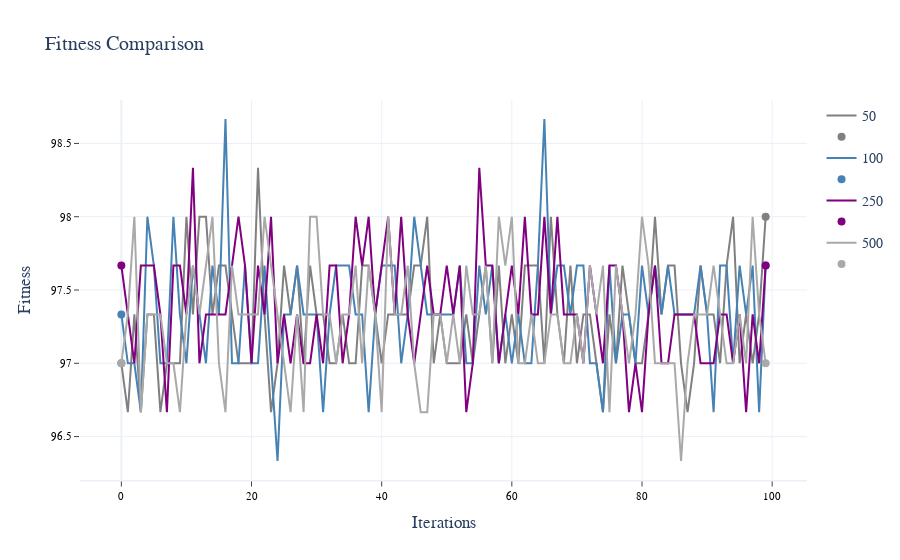
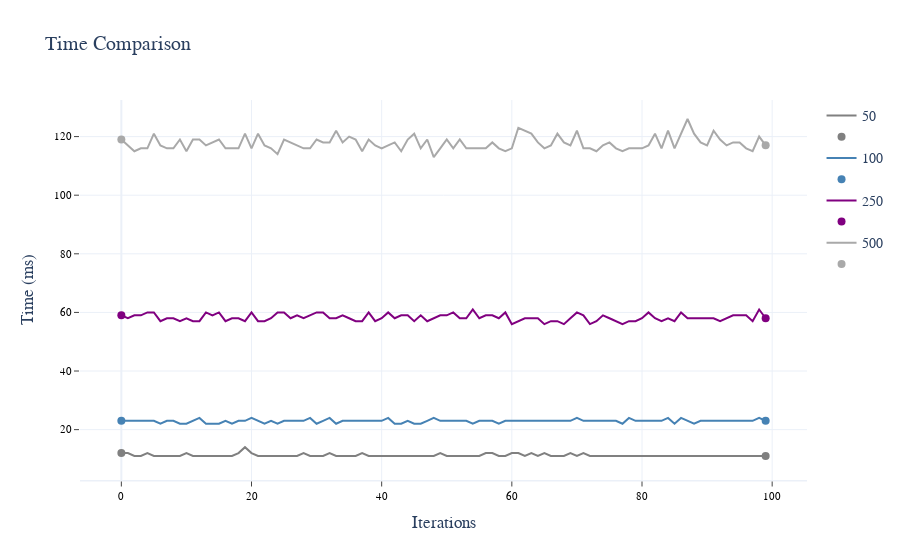

Notebook cell for these charts, in order:
### Markdown cell above
### __1.5 Generations__

### Code cell
# seed for reproducibility
np.random.seed(0)

generations = [50, 100, 250, 500]

# Setting previous best parameter as new default value
params.update(replace_param)

# Print current parameters to use in best_operators_search
print('\033[1mParameters for GA:\033[0m', end='\n\n')
print(params, end='\n\n')

param_list, df = best_operators_search('gen', generations, params)

# Displaying average results of the 100 iterations
print('\033[1mAverage results:', end='\n')
df['const'] = 'const'
df_avg = df.groupby('const').mean().reset_index(drop=True).round(3)
display(df_avg)

# Getting best parameter by fitness & time
best_param_fit = df_avg[[col for col in df_avg.columns if col.startswith('Fit_')]].idxmax(axis=1)[0].replace('Fit_', '')
best_param_time = df_avg[[col for col in df_avg.columns if col.startswith('Time_')]].idxmin(axis=1)[0].replace('Time_', '')
replace_param = {'gen': best_param_fit}
print(f'\nBest Fitness: \033[1m{best_param_fit}\033[0m\n\nBest Time: \033[1m{best_param_time}\033[0m', end='\n\n')

# Plotting results
plot_values(data = df, colors = color_palette[:len(generations)], layout=2, template='white', grid=True)

### Figure 1 — Plotly figure (JSON) as saved in the notebook; plotly's stock layout.template omitted (floating-point values rounded to 4 significant figures)
{"data": [{"line": {"color": "gray", "width": 2}, "name": "50", "type": "scatter", "x": [0, 1, 2, 3, 4, 5, 6, 7, 8, 9, 10, 11, 12, 13, 14, 15, 16, 17, 18, 19, 20, 21, 22, 23, 24, 25, 26, 27, 28, 29, 30, 31, 32, 33, 34, 35, 36, 37, 38, 39, 40, 41, 42, 43, 44, 45, 46, 47, 48, 49, 50, 51, 52, 53, 54, 55, 56, 57, 58, 59, 60, 61, 62, 63, 64, 65, 66, 67, 68, 69, 70, 71, 72, 73, 74, 75, 76, 77, 78, 79, 80, 81, 82, 83, 84, 85, 86, 87, 88, 89, 90, 91, 92, 93, 94, 95, 96, 97, 98, 99], "y": [97, 96.67, 97.33, 96.67, 97.33, 97.33, 96.67, 97, 97, 97, 98, 97.33, 98, 98, 97.33, 97.67, 97.67, 97.33, 97, 97, 97, 98.33, 97.33, 96.67, 97, 97.67, 97.33, 97.67, 97, 97.67, 97.33, 97.33, 97, 97, 97.33, 97, 97, 97.67, 97.67, 97.33, 97, 97.33, 97.33, 97.33, 97.33, 97.67, 97.67, 98, 97, 97.33, 97, 97, 97, 97.33, 97, 97.33, 97.67, 97, 97.67, 97, 97.33, 97, 97.67, 97.67, 97.67, 97, 98, 97.33, 97, 97.67, 97, 97.33, 97.33, 97, 96.67, 97.33, 97, 97.67, 97.33, 97, 97, 97.33, 98, 97.33, 97.67, 97.67, 97, 96.67, 97, 97.67, 97.33, 97.33, 97, 97.67, 98, 97, 97.33, 97, 97.33, 98]}, {"marker": {"color": "gray", "size": 8}, "mode": "markers", "name": "", "type": "scatter", "x": [0, 99], "y": [97, 98]}, {"line": {"color": "steelblue", "width": 2}, "name": "100", "type": "scatter", "x": [0, 1, 2, 3, 4, 5, 6, 7, 8, 9, 10, 11, 12, 13, 14, 15, 16, 17, 18, 19, 20, 21, 22, 23, 24, 25, 26, 27, 28, 29, 30, 31, 32, 33, 34, 35, 36, 37, 38, 39, 40, 41, 42, 43, 44, 45, 46, 47, 48, 49, 50, 51, 52, 53, 54, 55, 56, 57, 58, 59, 60, 61, 62, 63, 64, 65, 66, 67, 68, 69, 70, 71, 72, 73, 74, 75, 76, 77, 78, 79, 80, 81, 82, 83, 84, 85, 86, 87, 88, 89, 90, 91, 92, 93, 94, 95, 96, 97, 98, 99], "y": [97.33, 97, 97, 96.67, 98, 97.67, 97, 97, 98, 97.33, 97, 97.67, 97.33, 97, 97.67, 97.33, 98.67, 97, 97, 97.67, 97, 97, 97.67, 97, 96.33, 97.33, 97.33, 97.67, 97.33, 97.33, 97.33, 96.67, 97.33, 97.67, 97.67, 97.67, 97.33, 97.33, 96.67, 97.33, 97.67, 97.67, 97.67, 97, 97.33, 98, 97.67, 97.33, 97.33, 97.33, 97.33, 97.33, 97.67, 97, 97, 97.67, 97.33, 97.67, 97, 97.33, 97, 97.33, 97, 97, 97.67, 98.67, 97.33, 97.67, 97.67, 97.33, 97.67, 97.67, 97, 97, 96.67, 97.67, 97, 97.33, 97.33, 97, 97.67, 97.33, 97.67, 97.33, 97.67, 97.33, 97.33, 97.33, 97.33, 97.67, 97.33, 96.67, 97.67, 97.67, 97, 97.67, 97.33, 97.67, 96.67, 97.67]}, {"marker": {"color": "steelblue", "size": 8}, "mode": "markers", "name": "", "type": "scatter", "x": [0, 99], "y": [97.33, 97.67]}, {"line": {"color": "purple", "width": 2}, "name": "250", "type": "scatter", "x": [0, 1, 2, 3, 4, 5, 6, 7, 8, 9, 10, 11, 12, 13, 14, 15, 16, 17, 18, 19, 20, 21, 22, 23, 24, 25, 26, 27, 28, 29, 30, 31, 32, 33, 34, 35, 36, 37, 38, 39, 40, 41, 42, 43, 44, 45, 46, 47, 48, 49, 50, 51, 52, 53, 54, 55, 56, 57, 58, 59, 60, 61, 62, 63, 64, 65, 66, 67, 68, 69, 70, 71, 72, 73, 74, 75, 76, 77, 78, 79, 80, 81, 82, 83, 84, 85, 86, 87, 88, 89, 90, 91, 92, 93, 94, 95, 96, 97, 98, 99], "y": [97.67, 97.33, 97, 97.67, 97.67, 97.67, 97.33, 96.67, 97.67, 97.67, 97.33, 98.33, 97, 97.33, 97.33, 97.33, 97.33, 97.67, 98, 97.67, 97, 97.67, 97.33, 98, 97, 97.33, 97, 97.33, 97, 97, 97.33, 97, 97.67, 97.67, 97, 97.33, 98, 97.67, 98, 97.33, 97.67, 98, 97.33, 98, 97.33, 97, 97.33, 97.67, 97.33, 97.33, 97.67, 97.33, 97.67, 96.67, 97, 98.33, 97.67, 97.67, 97, 97.33, 97.67, 97.33, 98, 97.33, 97.33, 98, 97.33, 98, 97.33, 97.33, 97.33, 97, 97.67, 97.33, 97, 97.67, 97.67, 97.33, 96.67, 97, 96.67, 97.33, 97.67, 97, 97, 97.33, 97.33, 97.33, 97.33, 97, 97, 97, 97.33, 97.33, 97, 97.33, 96.67, 97.33, 97, 97.67]}, {"marker": {"color": "purple", "size": 8}, "mode": "markers", "name": "", "type": "scatter", "x": [0, 99], "y": [97.67, 97.67]}, {"line": {"color": "darkgray", "width": 2}, "name": "500", "type": "scatter", "x": [0, 1, 2, 3, 4, 5, 6, 7, 8, 9, 10, 11, 12, 13, 14, 15, 16, 17, 18, 19, 20, 21, 22, 23, 24, 25, 26, 27, 28, 29, 30, 31, 32, 33, 34, 35, 36, 37, 38, 39, 40, 41, 42, 43, 44, 45, 46, 47, 48, 49, 50, 51, 52, 53, 54, 55, 56, 57, 58, 59, 60, 61, 62, 63, 64, 65, 66, 67, 68, 69, 70, 71, 72, 73, 74, 75, 76, 77, 78, 79, 80, 81, 82, 83, 84, 85, 86, 87, 88, 89, 90, 91, 92, 93, 94, 95, 96, 97, 98, 99], "y": [97, 97.33, 98, 96.67, 97.33, 97.33, 97.33, 97, 97, 96.67, 97.33, 97.67, 97.33, 97.67, 98, 97, 96.67, 97.67, 97.33, 97.33, 97.33, 97.33, 98, 97.67, 97.33, 97, 96.67, 97.33, 96.67, 98, 98, 97.33, 97.33, 97, 97.33, 97.33, 97.67, 97, 97.67, 97.33, 96.67, 98, 97.33, 97.33, 97.67, 97, 96.67, 96.67, 97.33, 97.33, 97, 97.33, 97, 97.67, 97.33, 97.33, 97.67, 97, 98, 97.67, 98, 97, 97, 97.33, 97, 97, 97.33, 97.33, 97, 97, 97.33, 97, 97.67, 97.33, 97.67, 96.67, 97.67, 97.33, 97, 97.33, 98, 97.67, 97, 97, 97, 97, 96.33, 97, 97.33, 97.33, 97.33, 97.67, 97.33, 97, 97, 97.33, 97, 98, 97.33, 97]}, {"marker": {"color": "darkgray", "size": 8}, "mode": "markers", "name": "", "type": "scatter", "x": [0, 99], "y": [97, 97]}], "layout": {"font": {"family": "Verdana", "size": 14}, "title": {"text": "Fitness Comparison"}, "xaxis": {"linewidth": 1.5, "showgrid": true, "showline": true, "showticklabels": true, "tickfont": {"color": "#000000", "family": "Verdana", "size": 11}, "ticks": "outside", "title": {"text": "Iterations"}}, "yaxis": {"showgrid": true, "showline": false, "showticklabels": true, "tickfont": {"color": "#000000", "family": "Verdana", "size": 11}, "ticks": "outside", "title": {"text": "Fitness"}, "zeroline": false}}}

### Figure 2 — Plotly figure (JSON) as saved in the notebook; plotly's stock layout.template omitted (floating-point values rounded to 4 significant figures)
{"data": [{"line": {"color": "gray", "width": 2}, "name": "50", "type": "scatter", "x": [0, 1, 2, 3, 4, 5, 6, 7, 8, 9, 10, 11, 12, 13, 14, 15, 16, 17, 18, 19, 20, 21, 22, 23, 24, 25, 26, 27, 28, 29, 30, 31, 32, 33, 34, 35, 36, 37, 38, 39, 40, 41, 42, 43, 44, 45, 46, 47, 48, 49, 50, 51, 52, 53, 54, 55, 56, 57, 58, 59, 60, 61, 62, 63, 64, 65, 66, 67, 68, 69, 70, 71, 72, 73, 74, 75, 76, 77, 78, 79, 80, 81, 82, 83, 84, 85, 86, 87, 88, 89, 90, 91, 92, 93, 94, 95, 96, 97, 98, 99], "y": [12, 12, 11, 11, 12, 11, 11, 11, 11, 11, 12, 11, 11, 11, 11, 11, 11, 11, 12, 14, 12, 11, 11, 11, 11, 11, 11, 11, 12, 11, 11, 11, 12, 11, 11, 11, 11, 12, 11, 11, 11, 11, 11, 11, 11, 11, 11, 11, 11, 12, 11, 11, 11, 11, 11, 11, 12, 12, 11, 11, 12, 12, 11, 12, 11, 12, 11, 11, 11, 12, 11, 12, 11, 11, 11, 11, 11, 11, 11, 11, 11, 11, 11, 11, 11, 11, 11, 11, 11, 11, 11, 11, 11, 11, 11, 11, 11, 11, 11, 11]}, {"marker": {"color": "gray", "size": 8}, "mode": "markers", "name": "", "type": "scatter", "x": [0, 99], "y": [12, 11]}, {"line": {"color": "steelblue", "width": 2}, "name": "100", "type": "scatter", "x": [0, 1, 2, 3, 4, 5, 6, 7, 8, 9, 10, 11, 12, 13, 14, 15, 16, 17, 18, 19, 20, 21, 22, 23, 24, 25, 26, 27, 28, 29, 30, 31, 32, 33, 34, 35, 36, 37, 38, 39, 40, 41, 42, 43, 44, 45, 46, 47, 48, 49, 50, 51, 52, 53, 54, 55, 56, 57, 58, 59, 60, 61, 62, 63, 64, 65, 66, 67, 68, 69, 70, 71, 72, 73, 74, 75, 76, 77, 78, 79, 80, 81, 82, 83, 84, 85, 86, 87, 88, 89, 90, 91, 92, 93, 94, 95, 96, 97, 98, 99], "y": [23, 23, 23, 23, 23, 23, 22, 23, 23, 22, 22, 23, 24, 22, 22, 22, 23, 22, 23, 23, 24, 23, 22, 23, 22, 23, 23, 23, 23, 24, 22, 23, 24, 22, 23, 23, 23, 23, 23, 23, 23, 24, 22, 22, 23, 22, 22, 23, 24, 23, 23, 23, 23, 23, 22, 23, 23, 23, 22, 23, 23, 23, 23, 23, 23, 23, 23, 23, 23, 23, 24, 23, 23, 23, 23, 23, 23, 22, 24, 23, 23, 23, 23, 23, 24, 22, 24, 23, 22, 23, 23, 23, 23, 23, 23, 23, 23, 23, 24, 23]}, {"marker": {"color": "steelblue", "size": 8}, "mode": "markers", "name": "", "type": "scatter", "x": [0, 99], "y": [23, 23]}, {"line": {"color": "purple", "width": 2}, "name": "250", "type": "scatter", "x": [0, 1, 2, 3, 4, 5, 6, 7, 8, 9, 10, 11, 12, 13, 14, 15, 16, 17, 18, 19, 20, 21, 22, 23, 24, 25, 26, 27, 28, 29, 30, 31, 32, 33, 34, 35, 36, 37, 38, 39, 40, 41, 42, 43, 44, 45, 46, 47, 48, 49, 50, 51, 52, 53, 54, 55, 56, 57, 58, 59, 60, 61, 62, 63, 64, 65, 66, 67, 68, 69, 70, 71, 72, 73, 74, 75, 76, 77, 78, 79, 80, 81, 82, 83, 84, 85, 86, 87, 88, 89, 90, 91, 92, 93, 94, 95, 96, 97, 98, 99], "y": [59, 58, 59, 59, 60, 60, 57, 58, 58, 57, 58, 57, 57, 60, 59, 60, 57, 58, 58, 57, 60, 57, 57, 58, 60, 60, 58, 59, 58, 59, 60, 60, 58, 58, 59, 58, 57, 57, 60, 57, 58, 60, 58, 59, 59, 57, 59, 57, 58, 59, 59, 60, 58, 58, 61, 58, 59, 59, 58, 60, 56, 57, 58, 58, 58, 56, 57, 57, 56, 58, 60, 59, 56, 57, 59, 58, 57, 56, 57, 57, 58, 60, 58, 57, 58, 57, 60, 58, 58, 58, 58, 58, 57, 58, 59, 59, 59, 57, 61, 58]}, {"marker": {"color": "purple", "size": 8}, "mode": "markers", "name": "", "type": "scatter", "x": [0, 99], "y": [59, 58]}, {"line": {"color": "darkgray", "width": 2}, "name": "500", "type": "scatter", "x": [0, 1, 2, 3, 4, 5, 6, 7, 8, 9, 10, 11, 12, 13, 14, 15, 16, 17, 18, 19, 20, 21, 22, 23, 24, 25, 26, 27, 28, 29, 30, 31, 32, 33, 34, 35, 36, 37, 38, 39, 40, 41, 42, 43, 44, 45, 46, 47, 48, 49, 50, 51, 52, 53, 54, 55, 56, 57, 58, 59, 60, 61, 62, 63, 64, 65, 66, 67, 68, 69, 70, 71, 72, 73, 74, 75, 76, 77, 78, 79, 80, 81, 82, 83, 84, 85, 86, 87, 88, 89, 90, 91, 92, 93, 94, 95, 96, 97, 98, 99], "y": [119, 117, 115, 116, 116, 121, 117, 116, 116, 119, 115, 119, 119, 117, 118, 119, 116, 116, 116, 121, 116, 121, 117, 116, 114, 119, 118, 117, 116, 116, 119, 118, 118, 122, 118, 120, 119, 115, 119, 117, 116, 117, 118, 115, 119, 121, 116, 119, 113, 116, 119, 116, 119, 116, 116, 116, 116, 118, 116, 115, 116, 123, 122, 121, 118, 116, 117, 121, 118, 117, 122, 116, 116, 115, 117, 118, 116, 115, 116, 116, 116, 117, 121, 116, 122, 116, 121, 126, 121, 118, 117, 122, 119, 117, 118, 118, 116, 115, 120, 117]}, {"marker": {"color": "darkgray", "size": 8}, "mode": "markers", "name": "", "type": "scatter", "x": [0, 99], "y": [119, 117]}], "layout": {"font": {"family": "Verdana", "size": 14}, "title": {"text": "Time Comparison"}, "xaxis": {"linewidth": 1.5, "showgrid": true, "showline": true, "showticklabels": true, "tickfont": {"color": "#000000", "family": "Verdana", "size": 11}, "ticks": "outside", "title": {"text": "Iterations"}}, "yaxis": {"showgrid": true, "showline": false, "showticklabels": true, "tickfont": {"color": "#000000", "family": "Verdana", "size": 11}, "ticks": "outside", "title": {"text": "Time (ms)"}, "zeroline": false}}}
